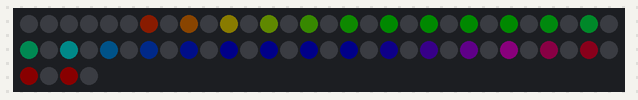
A sketch run on a simulated Arduino Uno, built with avr-gcc and run on an emulated ATmega328P. Shown: 64 RGB LEDs in strip order, left to right, continuing on the next row. Dim RGB values are drawn brighter than linear.

Above: at 0.08 s.
At 3.97 s:
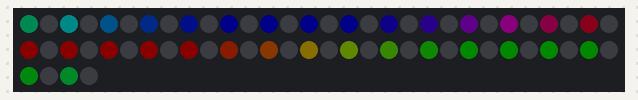
At 10.27 s:
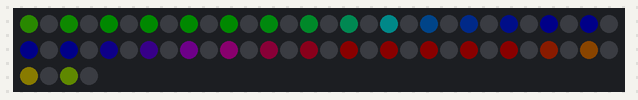
At 20.0 s:
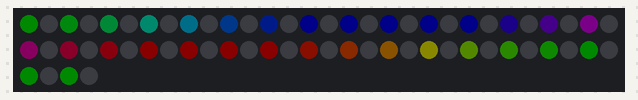
At 29.63 s:
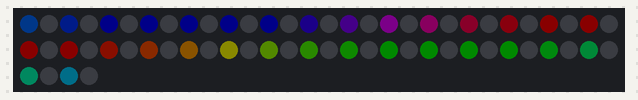
At 39.93 s:
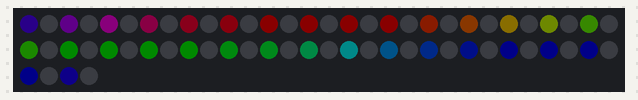

The sketch:

neolines.ino
```cpp
#include <Adafruit_NeoPixel.h>

Adafruit_NeoPixel strip(64, 6);

void setup() { //sets up
 strip.setBrightness(10);
  Serial.begin(9600);
  strip.begin();
  strip.clear();
  strip.show();

}
void loop() {
int firstPixelHue = 0;     // First pixel starts at red (hue 0)
  for(int a=0; a<30; a++) {  // Repeat 30 times...
    for(int b=0; b<1; b+0) { //  'b' counts from 0 to 2...
      strip.clear();         //   Set all pixels in RAM to 0 (off)
      // 'c' counts up from 'b' to end of strip in increments of 3...
      for(int c=(c+6)%7; c<strip.numPixels(); c += 2) {
        // hue of pixel 'c' is offset by an amount to make one full
        // revolution of the color wheel (range 65536) along the length
        // of the strip (strip.numPixels() steps):

        int      hue   = firstPixelHue + c * 65536L / strip.numPixels();
        uint32_t color = strip.gamma32(strip.ColorHSV(hue)); // hue -> RGB
        strip.setPixelColor(c, color); // Set pixel 'c' to value 'color'
      }
      strip.show();                // Update strip with new contents
      delay(50);                 // Pause for a moment
      firstPixelHue += 65536 / 90; // One cycle of color wheel over 90 frames
    }
  }
}
```
